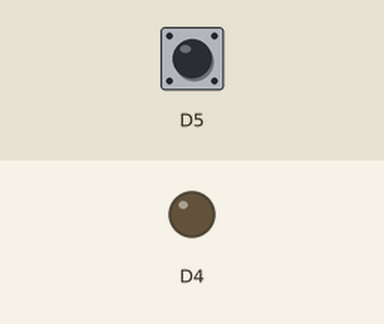
Bench run of a sketch on a simulated ESP8266 (Wemos D1 mini). Shown: output pins drawn as LEDs (lit = HIGH). Dashed ring = blinking. The test bench sets the inputs (shaded band); at power-on: D5 LOW. What the sketch prints to the serial monitor is not drawn.

Above: at 1.2 s.
1.3 s: D5 driven HIGH
At 1.8 s:
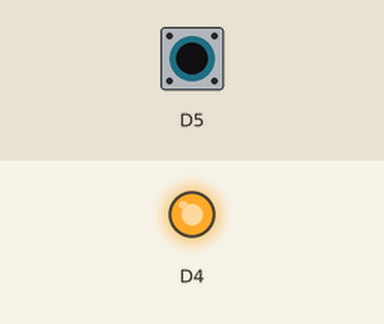
2.9 s: D5 driven LOW
At 4.2 s:
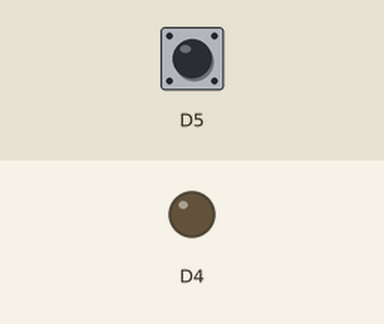
4.5 s: D5 pulsed HIGH 5 times (0.12 s each, 0.3 s apart)
At 4.81 s:
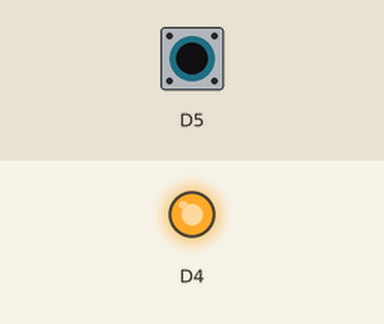
7.5 s: D5 pulsed HIGH 5 times (0.12 s each, 0.3 s apart)
At 7.81 s:
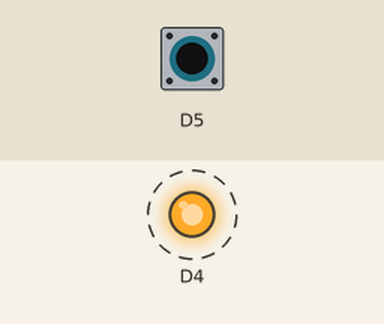
Timing chart, 0 to 10.5 s (numbered marks = the images above; inputs shaded):
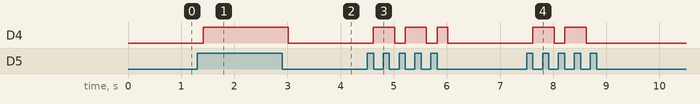

The sketch:

D1_oop01_Din2.ino
```cpp
//_____D1_oop01_Din2.ino______________________171207-171213_____
// Demonstrate time measuring methods of class Din:
// * get duration of last change and print this time in seconds
// * read button status (0|1) and show it on blue led
// * check for falling and rising edge, print a message if true
// * while button is pressed, print P on Serial
// Cycle time 0,2s, results are printed on Serial (115200 Baud).
//
// Hardware: (1) WeMos D1 mini
//           (2) Button shield (D3) or wire to GND
//
// Created by Karl Hartinger, December 13, 2017.
// Last modified 2018-05-07: Move class files to /src/...
// Released into the public domain.
#include "src/din/D1_class_Din.h"
#include "src/dout/D1_class_Dout.h"

#define BAUDRATE             115200    // for Serial
Din  button(D5);                       // button D5
//Din  button;                           // default D3
Dout blueLed(true);                    // blue LED (default D4)

void setup()
{
 //-----begin Serial, read any existing Serial data-------------
 if(!Serial) Serial.begin(BAUDRATE);   // init serial comm
 while(!Serial) {;};                   // wait for Serial
 do{delay(10);} while(Serial.available() && Serial.read()>=0);
 Serial.println("\nPress button D3!"); // info
}

int i=0, imax=10;
void loop()
{
 //-----loop control: print duration since last change----------
 float fms=button.getDuration()/1000.0;// actual duration -> sec
 Serial.print(fms); Serial.print("s ");
 i++;
 if(i>=imax) {i=0; Serial.println();}  // new line
 //-----read button and write value to blue led-----------------
 int state=button.read();
 blueLed.set(state);
 //-----check for edges-----------------------------------------
 if(button.isFallingEdge())
 {
  i=0;
  Serial.println(); Serial.print("Last Duration: ");
  Serial.print(button.getLastDuration());
  Serial.println(" ms ---> Button pressed!");
 }
 if(button.isRisingEdge())
 {
  i=0;
  Serial.println(); Serial.print("Last Duration: ");
  Serial.print(button.getLastDuration());
  Serial.println(" ms ---> Button released!");
 }
 //-----if button pressed, print P------------------------------
 if(button.isPressed()) Serial.print("P ");
 delay(200);                           // wait 0,2 sec
}
```

D1_class_Din.cpp
```cpp
//_____D1_class_Din.cpp_______________________170402-171213_____
// D1 mini class for digital input e.g. a button.
//    Default is D3 (=GPIO0)
// Changes 2017-12-13:
// + devide (old) D1_class_Din.h into *.h and *.cpp
// + names changed (camel case names instead of underscore)
// + getDuration(), lastMilli_ added
// + button click methods/properties added
//
// Hardware: (1) WeMos D1 mini
//
// Created by Karl Hartinger, December 13, 2017.
// Released into the public domain.

#include "D1_class_Din.h"

//**************************************************************
//    constructor & co
//**************************************************************

//_____constructor (default button is D3)_______________________
Din::Din() { setup(PIN_DIN); }

//_____constructor with button number (=GPIO)___________________
Din::Din(int num) { setup(num); }

//_____setup input______________________________________________
void Din::setup(int num)
{
 dinNum_=num;                          // set input number
 pinMode(dinNum_, INPUT);              // set io to input
 lastMilli_=millis();                  // time program start
 lastDuration_=0;                      // no valid value
 din_=this->read();                    // get first value
 clickMilli_=CLICK_MS;                 // max. click time
 click1=0;                             // no 1x click
 click2=0;                             // no double click
 clickL=0;                             // no long click
 lastEdge_=0;                          // start: no edge so far
}

//**************************************************************
//    setter, getter methods (no hardware access)
//**************************************************************

//_____set maximal click duration in ms_________________________
void Din::setClickMilli(unsigned long ms_max)
{ clickMilli_ = ms_max; }

//_____get last input value without pin read____________________
int Din::getLast(void) { return din_; }

//_____get duration of actual state (0 or 1)____________________
unsigned long  Din::getDuration(void)
 { return (millis()- lastMilli_); }

//_____get last duration________________________________________
unsigned long Din::getLastDuration(void)
 { return lastDuration_; }

//**************************************************************
//    setter, getter, working methods
//**************************************************************

//_____read input value_________________________________________
int Din::read(void) {
 //-----read (new) input value----------------------------------
 int val = digitalRead(dinNum_);       // read input value
 //-----falling edge--------------------------------------------
 if((val==0)&&(din_==1)) {             // changed: falling edge!
  //.....set type of edge, update time (duration)...............
  lastEdge_=2;                         // type of change
  lastDuration_= millis()-lastMilli_;  // last duration edge
  lastMilli_=millis();                 // start new duration
  //...after a short wait: start click, long click, double click
  if(lastDuration_>clickMilli_)
  {
   click1=1;                           // start 1xclick
   clickL=1;                           // start long click
   if(click2!=2) click2=1;             // start 2xclick
  }
  else
  { //.....time too short for new start.........................
   click1=0;                           // no 1x click start
   clickL=0;                           // no long click start
   //.....special: second part of duoble click..................
   if(click2==2)                       // 2. part of 2x click
   { click2=3; click1=0; }             // yes: next state
   else click2=0;                      // no:  no 2xclick
  }
 }
 //-----rising edge---------------------------------------------
 if((val==1)&&(din_==0)) {             // changed: rising edge!
  //.....set type of edge, update time (duration)...............
  lastEdge_=1;                         // type of change
  lastDuration_= millis()-lastMilli_;  // last duration
  lastMilli_=millis();                 // start new duration
  //.....single click...........................................
  if(click1==1)                        // 1xclick: rising edge
  { if(lastDuration_<=clickMilli_)     // rising edge in time?
     click1=2;                         // rising edge ok
    else click1=0;                     // too late, no 1xclick
  }
  //.....1st part of double click...............................
  if(click2==1)                        // 2xclick: 1.rising edge
  { if(lastDuration_<=clickMilli_)     // 1.rising edge in time?
     click2=2;                         // 1.rising edge ok
    else click2=0;                     // too late, no 2xclick
  }
  //.....2nd part of double click...............................
  if(click2==3)                        // 2xclick: 2.rising edge
  { if(lastDuration_<=clickMilli_)     // 2.rising edge in time?
     click2=4;                         // 2.rising edge ok
    else click2=0;                     // too late, no 2x click
  }
  //.....rising edge = no long click...........................
  clickL=0;                            // rising edge, too late
 }
 //-----click1 or click2 finished-------------------------------
 if((val==1)&&(din_==1)) {             // no change, 1
  //.....click1 finished (= no double click)....................
  if(click1==2)                        // 1xclick ready?
  {if(millis()-lastMilli_>=clickMilli_)// check follow-up time
   {click1=3;                          // yes -> single click ok
    click2=0;                          // no double click
   }
  }
  //.....click2 finished (= no tripple click)...................
  if(click2==4)                        // 2xclick ready?
  {if(millis()-lastMilli_>=clickMilli_)// check follow-up time
   {click2=5;                          // yes -> double click ok
    click1=0;                          // no 1x click
   }
  }
 }
 //-----remember new button value-------------------------------
 din_=val;                             // save value
 return val;
}

//_____read digital input, return true, if button pressed (0V)__
// checks digital input
bool Din::isPressed(void) {            //
 if(this->read()==0) return true;      // digital input is 0V
 return false;                         // digital input is 3V3
}

//_____return true, if button is pressed longer than ms_min_____
bool Din::isPressed(unsigned long ms_min) {
 if(this->read()!=0) return false;     // button not pressed
 if(clickL<1) return false;            // long click not started
 if(getDuration()<ms_min) return false;// time too short
 clickL=0;                             // long click requested
 return true;                          // yes, long click
}

//_____read digital input, return true if button is pressed_____
// 0=no, 1=rising, 2=falling
// true: falling edge since last read
bool Din::isFallingEdge(void)
{
 this->read();                         // check digital input
 if(lastEdge_!=2) return false;        // no (new) falling edge
 lastEdge_=0;                          // falling edge requested
 return true;                          // yes, it's falling edge
}

//_____read digital input, return true if button is released____
bool Din::isRisingEdge(void)
{
 this->read();                         // read digital input
 if(lastEdge_!=1) return false;        // not rising edge
 lastEdge_=0;                          // rising edge requested
 return true;                          // yes, rising edge
}

//_____is button 1x clicked (duration less than clickMilli_)____
bool Din::isClicked()
{
 this->read();
 if(click1!=3) return false;           // 1xclick not finished
 click1=0;                             // 1xclick requested
 return true;                          // yes, single click
}

//_____is button 2x clicked (duration less than clickMilli_)____
bool Din::isDoubleClicked()
{
 this->read();
 if(click2!=5) return false;           // 2xclick not finished
 click2=0;                             // double click requested
 return true;                          // yes, double click
}
```

D1_class_Din.h
```cpp
//_____D1_class_Din.h_________________________170402-171213_____
// D1 mini class for digital input e.g. a button.
//    Default is D3 (=GPIO0)
// Changes 2017-12-05:
// + devide (old) D1_class_Din.h into *.h and *.cpp
// + names changed (camel case names instead of underscore)
// + getDuration() added
//
// Hardware: (1) WeMos D1 mini
//
// Created by Karl Hartinger, December 13, 2017.
// Released into the public domain.

#ifndef  D1_CLASS_DIN_H
#define  D1_CLASS_DIN_H
#include "Arduino.h"                   // D3
#define  CLICK_MS       550            // click time max. 550 ms
#define  PIN_DIN        D3             // Default input pin

class Din {
 //-----properties----------------------------------------------
 protected:
  int dinNum_;                         // pin number (D3=GPIO0)
  int din_;                            // last read din value
  int lastEdge_;                       // 0=no, 1=rising, 2=fall
  int clickMilli_;                     // max. click duration
  int click1;                          // state of 1x click
  int click2;                          // state of double click
  int clickL;                          // state of long click
  unsigned long lastMilli_;            // ms since last change
  unsigned long lastDuration_;         // ms last duration
 //-----constructor & co----------------------------------------
 public:
  Din();                               // default constructor D3
  Din(int num);                        // set input pin
 protected:
  void setup(int num);                 // setup properties
 //-----setter, getter methods (no hardware access)-------------
 public:
  void setClickMilli(unsigned long ms_max); //max.click duration
  int  getLast(void);                  // last val, NO new input
  unsigned long getDuration();         // msec since last change
  unsigned long getLastDuration();     // msec change before
 //-----working methods-----------------------------------------
 public:
  int  read(void);                     // read input, return val
  bool isPressed(void);                // read input, 0V -> true
  bool isPressed(unsigned long ms_min);// is input 0V min. xx ms
  bool isFallingEdge(void);            // read input,true v edge
  bool isRisingEdge(void);             // read input,true ^ edge
  bool isClicked();                    // is 1x click?
  bool isDoubleClicked();              // is 2x click?
};
#endif
```

D1_class_Dout.cpp
```cpp
//_____D1_class_Dout.cpp______________________170402-171203_____
// D1 mini class for digital output, e.g. leds.
// Default: pin D4=GPIO2 (blue led), output not inverted (0->0V)
// Changes 2017-12-03:
// + devide (old) D1_class_Dout.h into *.h and *.cpp
// + processing of invert_ now in on() / off() (instead of set)
// + toggle(), getDuration(), Dout(bool) added
//
// Hardware: (1) WeMos D1 mini
//
// Created by Karl Hartinger, December 03, 2017.
// Released into the public domain.

#include "D1_class_Dout.h"

//**************************************************************
//    constructor & co
//**************************************************************

//_____constructor (default digital out is D4, not inverted)____
Dout::Dout() { setup(D4, false); }

//_____constructor with output pin number (=GPIO, not inverted)_
Dout::Dout(int num) { setup(num, false); }

//_____constructor (default outpin is D4), set invert___________
// example: declare blue led on D1mini: Dout led_blue(true);
Dout::Dout(bool invert) { setup(D4, invert); }

//_____constructor with pin number and set invert_______________
Dout::Dout(int num, bool invert) { setup(num, invert); }

//_____setup output pin and properties__________________________
void Dout::setup(int num, bool invert)
{
 invert_=invert;                       //
 doutNum_=num;                         // pin number (e.g. D4)
 pinMode(doutNum_, OUTPUT);            // set pin to output
 val_=0;                               // default on start: 0V
 set(val_);
}

//**************************************************************
//     setter, getter, working methods
//**************************************************************

//_____set digital output pin physical: 0=0V, 1=3V3_____________
void Dout::set(int val)
{
 int vout_;
 if(val!=0) val=1;                     //just for safety reasons
 if(val==val_) return;                 // nothing to change
 val_=val;                             // save new value
 lastMilli_=millis();                  // new start
 digitalWrite(doutNum_, val_);         // do output
}

//_____turn digital output logical on (can be 3V3 or 0V)________
void Dout::on(void)  { if(invert_) set(0); else set(1); }

//_____turn digital output logical off (can be 0V or 3V3)_______
void Dout::off(void) { if(invert_) set(1); else set(0); }

//_____toggle digital output____________________________________
void Dout::toggle(void) { set(1-val_); }

//_____get duration of this signal______________________________
unsigned long  Dout::getDuration(void)
  { return (millis()- lastMilli_); }
```

D1_class_Dout.h
```cpp
//_____D1_class_Dout.h________________________170402-171203_____
// D1 mini class for digital output, e.g. leds.
// Default: pin D4=GPIO2 (blue led), output not inverted (0->0V)
// Changes 2017-12-03:
// + devide (old) D1_class_Dout.h into *.h and *.cpp
// + processing of invert_ now in on() / off() (instead of set)
// + toggle(), getDuration(), Dout(bool) added
//
// Hardware: (1) WeMos D1 mini
//
// Created by Karl Hartinger, December 03, 2017.
// Released into the public domain.

#ifndef D1_CLASS_DOUT_H
#define D1_CLASS_DOUT_H
#include "Arduino.h"                   // D4

class Dout {
 //-----properties----------------------------------------------
 protected:
  int  doutNum_;                       // pin number (D4=GPIO2)
  bool invert_;                        // false 0=0V, true 0=3V3
  int  val_;                           // output: 0=0V, 1=3V3
  unsigned long lastMilli_;            // ms since last change
 //-----constructor & co----------------------------------------
 public:
  Dout();
  Dout(int num);
  Dout(bool invert);
  Dout(int num, bool invert);
 protected:
  void setup(int num, bool invert);
 //-----setter, getter, working methods-------------------------
 public:
  void set(int val);                   // physical 0=0V, 1=3V3
  void on(void);                       // logical on
  void off(void);                      // logical off
  void toggle();                       // change output
  unsigned long getDuration();         // msec since last change
};
#endif
```

Measured:
- after the input at 1.3 s, D4: LOW → HIGH after 0.11 s
- after the input at 2.9 s, D4: HIGH → LOW after 0.11 s
- after the input at 4.5 s, D4: goes HIGH 0.40 s, LOW 0.20 s, HIGH 0.40 s, LOW 0.20 s, HIGH 0.20 s, then LOW, starting after 0.11 s
- after the input at 7.5 s, D4: alternates HIGH for 0.40 s and LOW for 0.20 s, 4 changes in all, then stays LOW, starting after 0.12 s
